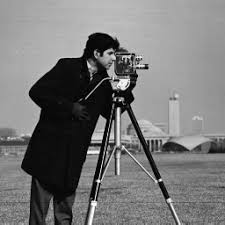
%> input picture sampleImage.jpeg, 225 x 225 px
$ octave canny.m   (GNU Octave 9; MATLAB toolbox functions it lacks are replaced by stand-ins)
%> lines starting %> are read from the running program, lines starting %| are printed output that depends on the picture; in (x1, y1, x2, y2) boxes, pixels count from 0 and x2, y2 are one past the last pixel; in counts of white or black regions, pixels touching at a corner belong together; the program's own positions count from 1
%original picture
personInp=rgb2gray(imread('sampleImage.jpeg'));
%> personInp: size 225x225 uint8; min 0, max 255, mean 118.8
figure, imshow(personInp)
%canny
cannyEdge = edge(personInp,'Canny');
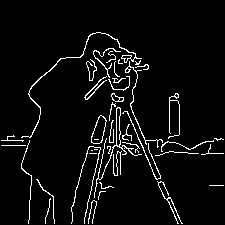
%> cannyEdge: size 225x225 logical; 5% white in thin lines or dots, all inside (x1, y1, x2, y2) = (1, 32, 224, 224)
%prewitt
prewittEdge = edge(personInp,'Prewitt');
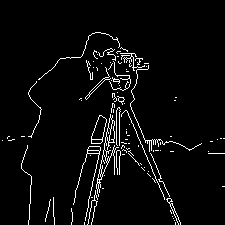
%> prewittEdge: size 225x225 logical; 4.1% white in thin lines or dots, all inside (x1, y1, x2, y2) = (2, 32, 225, 225)
imshowpair(cannyEdge,prewittEdge,'montage')
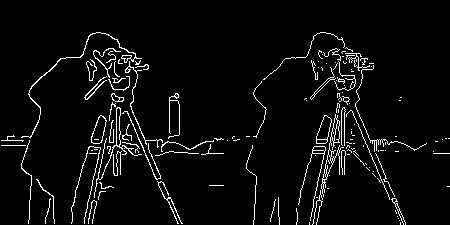
%> displayed picture: size 225x450, on the screen's scale of 0 to 255; 4.6% white in thin lines or dots, all inside (x1, y1, x2, y2) = (1, 32, 450, 225)
